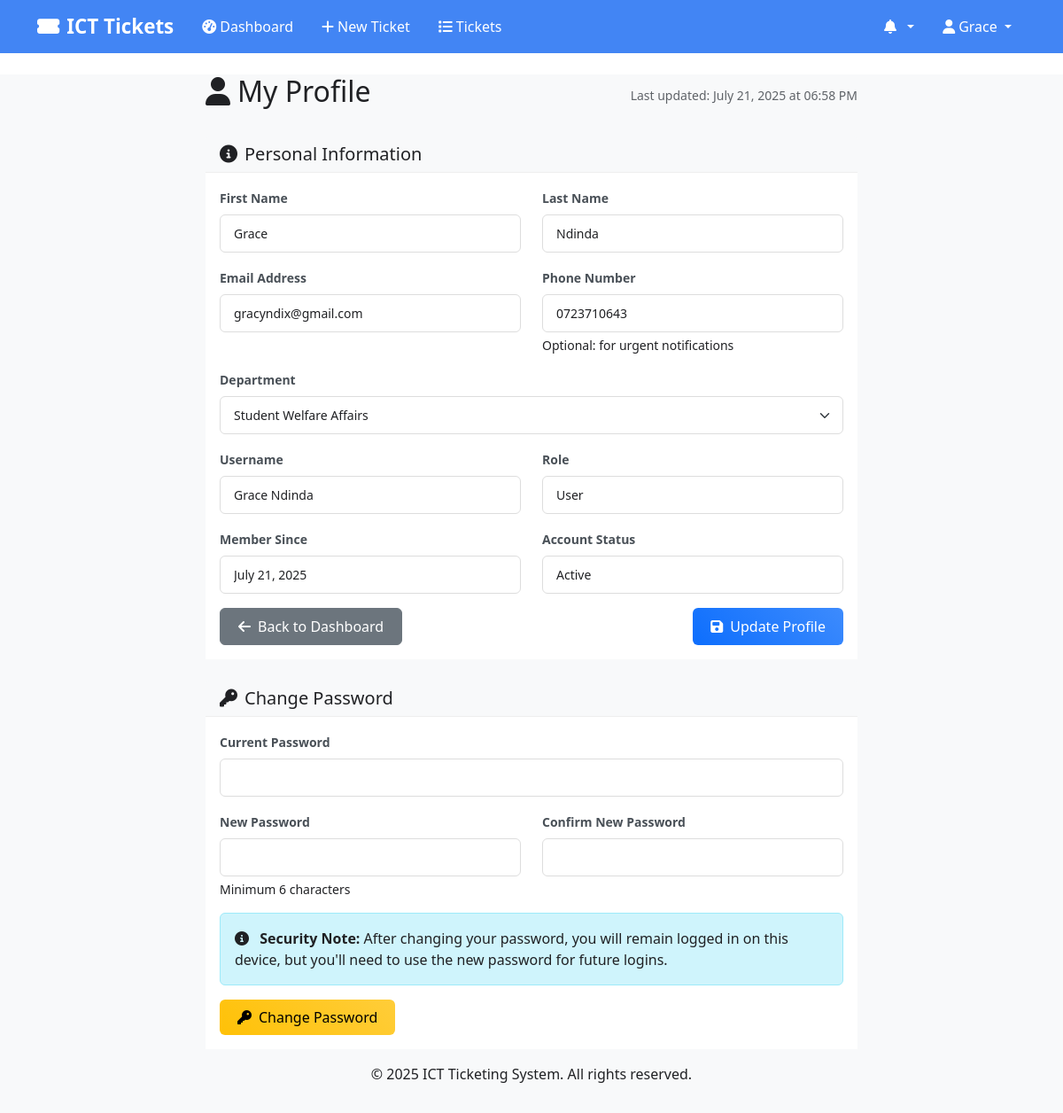
/profile (signed in), run on an earlier commit of the app's database.
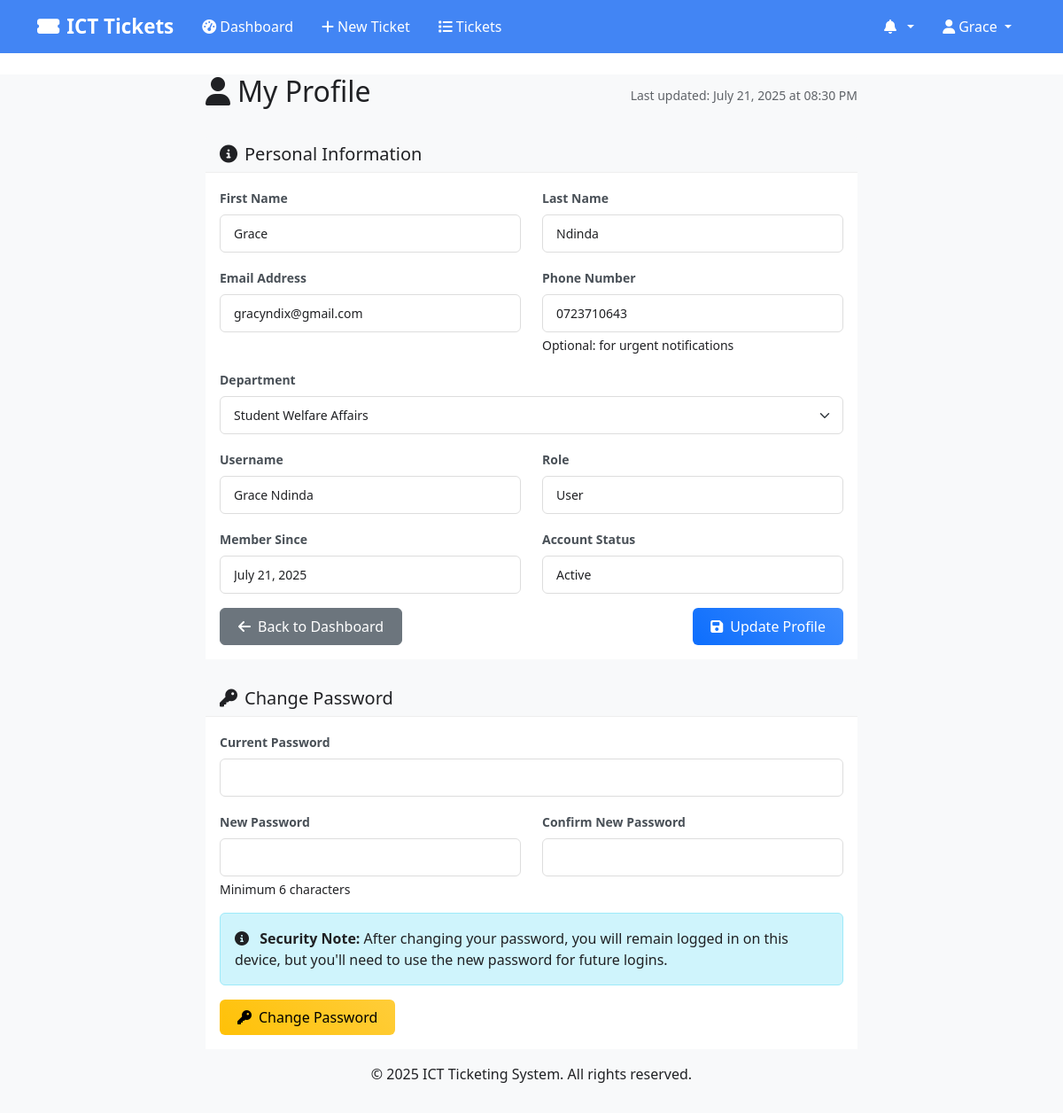
And on a later commit of the database.
### models.py (models this page shows, shortened)
class User(UserMixin, db.Model):
    __tablename__ = 'users'
    id = db.Column(db.Integer, primary_key=True)
    username = db.Column(db.String(80), unique=True, nullable=False)
    email = db.Column(db.String(120), unique=True, nullable=False)
    phone = db.Column(db.String(20), nullable=True)
    password_hash = db.Column(db.String(256), nullable=False)
    first_name = db.Column(db.String(50), nullable=False)
    last_name = db.Column(db.String(50), nullable=False)
    role = db.Column(db.String(20), nullable=False)  # 'user', 'tech', 'admin'
    department_id = db.Column(db.Integer, db.ForeignKey('departments.id'), nullable=True)
    is_active = db.Column(db.Boolean, default=True)
    created_at = db.Column(db.DateTime, default=datetime.utcnow)
    updated_at = db.Column(db.DateTime, default=datetime.utcnow, onupdate=datetime.utcnow)
    department = db.relationship('Department', backref='users')
    created_tickets = db.relationship('Ticket', foreign_keys='Ticket.created_by_id', backref='creator')
    assigned_tickets = db.relationship('Ticket', foreign_keys='Ticket.assigned_to_id', backref='assignee')
    @property
    def full_name(self):
        return f"{self.first_name} {self.last_name}"

### routes.py (the view, shortened to what this page needs)
@app.route('/profile', methods=['GET', 'POST'])
@login_required
def profile():
    profile_form = ProfileForm(obj=current_user)
    password_form = ChangePasswordForm()
    if current_user.department_id:
        profile_form.department_id.data = current_user.department_id
    else:
        profile_form.department_id.data = 0
    return render_template('profile.html', profile_form=profile_form, password_form=password_form)

### templates/profile.html (shortened to what this page needs)
{% extends "base.html" %}
{% block content %}
<div class="container">
    <div class="row justify-content-center">
        <div class="col-lg-8">
            <div class="d-flex justify-content-between align-items-center mb-4">
                <h2><i class="fas fa-user me-2"></i>My Profile</h2>
                <div class="text-muted">
                    <small>Last updated: {{ current_user.updated_at.strftime('%B %d, %Y at %I:%M %p') }}</small>
                </div>
            </div>
            <div class="card mb-4">
                <div class="card-header bg-primary text-white">
                    <h5 class="mb-0"><i class="fas fa-info-circle me-2"></i>Personal Information</h5>
                </div>
                <div class="card-body">
                    <form method="POST">
                        <div class="row">
                            <div class="col-md-6 mb-3">
                                {{ profile_form.first_name.label(class="form-label") }}
                                {{ profile_form.first_name(class="form-control" + (" is-invalid" if profile_form.first_name.errors else "")) }}
                            </div>
                            <div class="col-md-6 mb-3">
                                {{ profile_form.last_name.label(class="form-label") }}
                                {{ profile_form.last_name(class="form-control" + (" is-invalid" if profile_form.last_name.errors else "")) }}
                            </div>
                        </div>
                        <div class="row">
                            <div class="col-md-6 mb-3">
                                {{ profile_form.email.label(class="form-label") }}
                                {{ profile_form.email(class="form-control" + (" is-invalid" if profile_form.email.errors else "")) }}
                            </div>
                            <div class="col-md-6 mb-3">
                                {{ profile_form.phone.label(class="form-label") }}
                                {{ profile_form.phone(class="form-control" + (" is-invalid" if profile_form.phone.errors else "")) }}
                                <div class="form-text">Optional: for urgent notifications</div>
                            </div>
                        </div>
                        {% if current_user.role == 'user' %}
                        <div class="mb-3">
                            {{ profile_form.department_id.label(class="form-label") }}
                            {{ profile_form.department_id(class="form-select" + (" is-invalid" if profile_form.department_id.errors else "")) }}
                        </div>
                        {% endif %}
                        <div class="row">
                            <div class="col-md-6 mb-3">
                                <label class="form-label">Username</label>
                                <input type="text" class="form-control" value="{{ current_user.username }}" readonly>
                            </div>
                            <div class="col-md-6 mb-3">
                                <label class="form-label">Role</label>
                                <input type="text" class="form-control" value="{{ current_user.role.title() }}" readonly>
                            </div>
                        </div>
                        <div class="row">
                            <div class="col-md-6 mb-3">
                                <label class="form-label">Member Since</label>
                                <input type="text" class="form-control" value="{{ current_user.created_at.strftime('%B %d, %Y') }}" readonly>
                            </div>
                            <div class="col-md-6 mb-3">
                                <label class="form-label">Account Status</label>
                                <input type="text" class="form-control" value="{% if current_user.is_active %}Active{% else %}Inactive{% endif %}" readonly>
                            </div>
                        </div>
                        <div class="d-flex justify-content-between">
                            <a href="{{ url_for('dashboard') }}" class="btn btn-secondary">
                                <i class="fas fa-arrow-left me-2"></i>Back to Dashboard
                            </a>
                            <button type="submit" class="btn btn-primary">
                                <i class="fas fa-save me-2"></i>Update Profile
                            </button>
                        </div>
                    </form>
                </div>
            </div>
            <div class="card">
                <div class="card-header bg-warning text-dark">
                    <h5 class="mb-0"><i class="fas fa-key me-2"></i>Change Password</h5>
                </div>
                <div class="card-body">
                    <form method="POST">
                        <div class="mb-3">
                            {{ password_form.current_password.label(class="form-label") }}
                            {{ password_form.current_password(class="form-control" + (" is-invalid" if password_form.current_password.errors else "")) }}
                        </div>
                        <div class="row">
                            <div class="col-md-6 mb-3">
                                {{ password_form.new_password.label(class="form-label") }}
                                {{ password_form.new_password(class="form-control" + (" is-invalid" if password_form.new_password.errors else "")) }}
                                <div class="form-text">Minimum 6 characters</div>
                            </div>
                            <div class="col-md-6 mb-3">
                                {{ password_form.confirm_password.label(class="form-label") }}
                                {{ password_form.confirm_password(class="form-control" + (" is-invalid" if password_form.confirm_password.errors else "")) }}
                            </div>
                        </div>
                        <div class="alert alert-info">
                            <i class="fas fa-info-circle me-2"></i>
                            <strong>Security Note:</strong> After changing your password, you will remain logged in on this device, but you'll need to use the new password for future logins.
                        </div>
                        <button type="submit" class="btn btn-warning">
                            <i class="fas fa-key me-2"></i>Change Password
                        </button>
                    </form>
                </div>
            </div>
        </div>
    </div>
</div>
{% endblock %}

### templates/base.html (shortened to what this page needs)
<!DOCTYPE html>
<html lang="en">
<head>
    <link href="https://cdn.jsdelivr.net/npm/bootstrap@5.3.0/dist/css/bootstrap.min.css" rel="stylesheet">
    <link href="https://cdnjs.cloudflare.com/ajax/libs/font-awesome/6.4.0/css/all.min.css" rel="stylesheet">
    <link href="{{ url_for('static', filename='css/style.css') }}" rel="stylesheet">
</head>
<body>
    <nav class="navbar navbar-expand-lg shadow-sm" style="background-color: #4285f4 !important;">
        <div class="container" style="background-color: #4285f4;">
            <a class="navbar-brand" href="{{ url_for('dashboard' if current_user.is_authenticated else 'index') }}" style="color: #ffffff !important; font-weight: 600;">
                <i class="fas fa-ticket-alt me-2"></i>ICT Tickets
            </a>
            {% if current_user.is_authenticated %}
            <div class="collapse navbar-collapse" id="navbarNav">
                <ul class="navbar-nav me-auto">
                    <li class="nav-item">
                        <a class="nav-link" href="{{ url_for('dashboard') }}" style="color: #ffffff !important; font-weight: 500;">
                            <i class="fas fa-tachometer-alt me-1"></i>Dashboard
                        </a>
                    </li>
                    {% if current_user.role in ['user', 'admin'] %}
                    <li class="nav-item">
                        <a class="nav-link" href="{{ url_for('create_ticket') }}" style="color: #ffffff !important; font-weight: 500;">
                            <i class="fas fa-plus me-1"></i>New Ticket
                        </a>
                    </li>
                    {% endif %}
                    <li class="nav-item">
                        <a class="nav-link" href="{{ url_for('list_tickets') }}" style="color: #ffffff !important; font-weight: 500;">
                            <i class="fas fa-list me-1"></i>Tickets
                        </a>
                    </li>
                </ul>
                <ul class="navbar-nav">
                    <li class="nav-item dropdown">
                        <a class="nav-link dropdown-toggle" href="#" role="button" data-bs-toggle="dropdown" style="color: #ffffff !important; font-weight: 500;">
                            <i class="fas fa-bell me-1"></i>
                            {% set unread_count = 0 %}
                            {% if current_user.notifications is defined and current_user.notifications %}
                                {% set unread_count = current_user.notifications|selectattr('is_read', 'equalto', False)|list|length %}
                            {% endif %}
                        </a>
                            {% set recent_notifications = [] %}
                            {% if current_user.notifications is defined and current_user.notifications %}
                                {% set recent_notifications = current_user.notifications[:5] %}
                            {% endif %}
                    </li>
                    <li class="nav-item dropdown">
                        <a class="nav-link dropdown-toggle" href="#" role="button" data-bs-toggle="dropdown" style="color: #ffffff !important; font-weight: 500;">
                            <i class="fas fa-user me-1"></i>{{ current_user.first_name }}
                        </a>
                    </li>
                </ul>
            </div>
            {% endif %}
        </div>
    </nav>
    <main class="container-fluid mt-4">
        {% block content %}{% endblock %}
    </main>
    <footer class="bg-light text-center text-muted py-3 mt-5">
        <div class="container">
            <p>&copy; 2025 ICT Ticketing System. All rights reserved.</p>
        </div>
    </footer>
</body>
</html>

What changed in the data, as far as the page shows it:
changed User "Grace": updated_at "July 21, 2025 at 06:58 PM" → "July 21, 2025 at 08:30 PM"
